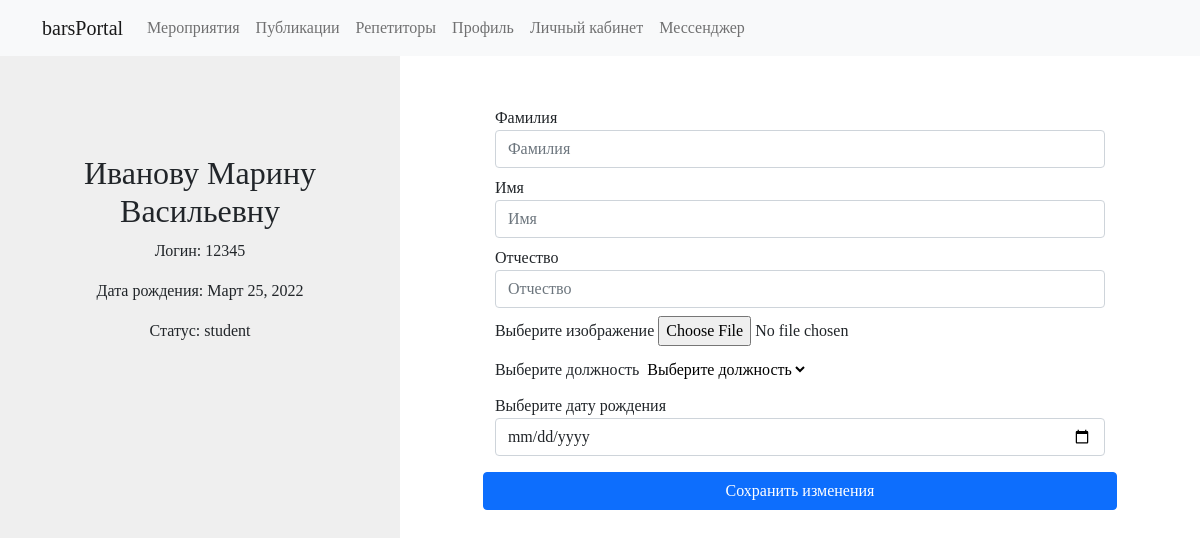
/study/personal_cub/ (signed in), run on the app's committed database.
### study/models.py (models this page shows, shortened)
class Student(models.Model):
    user = models.ForeignKey(
        User, verbose_name="Пользователь", on_delete=models.SET_NULL, null=True, blank=True, related_name='student_user')
    surname = models.CharField(verbose_name='Фамилия', max_length=30, null=True)
    name = models.CharField(verbose_name='Имя', max_length=30, null=True)
    lastname = models.CharField(verbose_name='Отчество', max_length=30, null=True)
    image = models.ImageField(verbose_name='Фотографии', null=True, blank=True)
    date_of_birth = models.DateField(verbose_name='Дата рождения', null=True)
    publications = models.ManyToManyField(
        'Publications', verbose_name='Публикации', related_name='publications_2', null=True, blank=True)
    events = models.ManyToManyField('Event', verbose_name='Мероприятия', null=True, blank=True)
    def get_full_name(self):
        if self.surname:
            return self.surname + ' ' + self.name + ' ' + self.lastname
    achievements = models.ManyToManyField(
        'Achievements', verbose_name='Портфолио', null=True, blank=True)
    school_class = models.CharField(verbose_name='Школьный класс', max_length=50)
    rang = models.IntegerField(verbose_name='Рейтинг', null=True, blank=True)
    class Meta:
        verbose_name = _("Ученики")
        verbose_name_plural = _("Ученики")

### study/views.py (the view, shortened to what this page needs)
# urls.py: path('personal_cub/', PersonalCubView.as_view(), name='personal_cub') # Репетиторы
class PersonalCubView(View):
    def get(self, request, *args, **kwargs):
        if request.user.is_authenticated:
            student = Student.objects.filter(user=request.user)
            parent = Parent.objects.filter(user=request.user)
            teacher = Teacher.objects.filter(user=request.user)
            context = {}
            if student:
                context['human'] = student.first()
                context['position'] = 'student'
            elif teacher:
                context['human'] = teacher.first()
                context['position'] = 'teacher'
            elif parent:
                context['human'] = parent.first()
                context['position'] = 'parent'
            subjects = Subject.objects.all()
            context['subjects'] = subjects
            return render(request, 'personal_cub.html', context)
        else:
            return redirect('/activity/auth/')

### cms/context_processor.py (called while the page is built)
def get_context(request):
    context = {
        'year': now().strftime('%Y'),
        'phone': PhoneNumber.objects.all().first(),
        'email': Email.objects.all().first()
    }
    return context

### study/templates/personal_cub.html (shortened to what this page needs)
{% extends 'profile.html' %}
{% load static %}
{% load crispy_forms_filters %}
{% block content %}
    <link rel="stylesheet" href="{% static 'css/profile.css' %}"/>
    <div class="container-fluid">
      <div class="row">
        <div class="col-4 info" id="info">
            <h2 class="text-center mt-5">{{ human.get_full_name }}</h2>
            <p class="age">Логин: {{ human.user.username }}</p>
            <p class="age">Дата рождения: {{ human.date_of_birth }}</p>
            <p class="status">Статус: {{ position }}</p>
        </div>
        <div class="col-8 main" id="main">
          <div class="row">
            <form enctype="multipart/form-data">
              <div class="form-group">
                <label for="Surname">Фамилия</label>
                <input type="text" class="form-control" id="Surname" placeholder="Фамилия">
              </div>
              <div class="form-group mt-2">
                <label for="Name">Имя</label>
                <input type="text" class="form-control" id="Name" placeholder="Имя">
              </div>
              <div class="form-group mt-2">
                <label for="Lastname">Отчество</label>
                <input type="text" class="form-control" id="Lastname" placeholder="Отчество">
              </div>
              <div class="form-group mt-2">
                <label for="image">Выберите изображение</label>
                <input type="file" class="form-control-file" id="image">
              </div>
              <div class="form-group mt-2">
                <label class="my-1 mr-2" for="position">Выберите должность</label>
                <select class="custom-select my-1 mr-sm-2" id="position" onchange="get_pos()">
                    <option value="0">Выберите должность</option>
                </select>
              </div>
              <div class="form-group mt-2" id="last_one">
                <label for="date">Выберите дату рождения</label>
                <input type="date" class="form-control" id="date">
              </div>
            </form>
              <button class="btn btn-primary mt-3" onclick="sendForm()">Сохранить изменения</button>
          </div>
        </div>
      </div>
    </div>
{% endblock content %}

### static_dev/css/profile.css (style rules this page uses)
* { font-family: "Avenir Next"; border: 0; background: unset; }
.info { background-color: #efefef; }
.info, .main { display: flex; flex-direction: column; align-items: center; padding: 50px 50px; overflow-y: scroll; }

### data on the page
Student: get_full_name "Иванову Марину Васильевну", user.username "12345", date_of_birth "Март 25, 2022"

### other printed values
{{ position }} "student"
